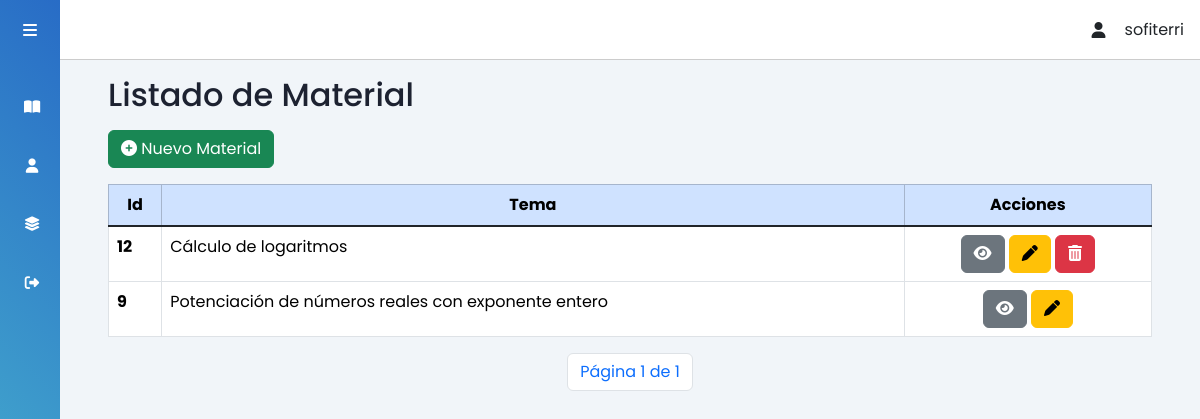
Before: /material/ (signed in) with the older database file.
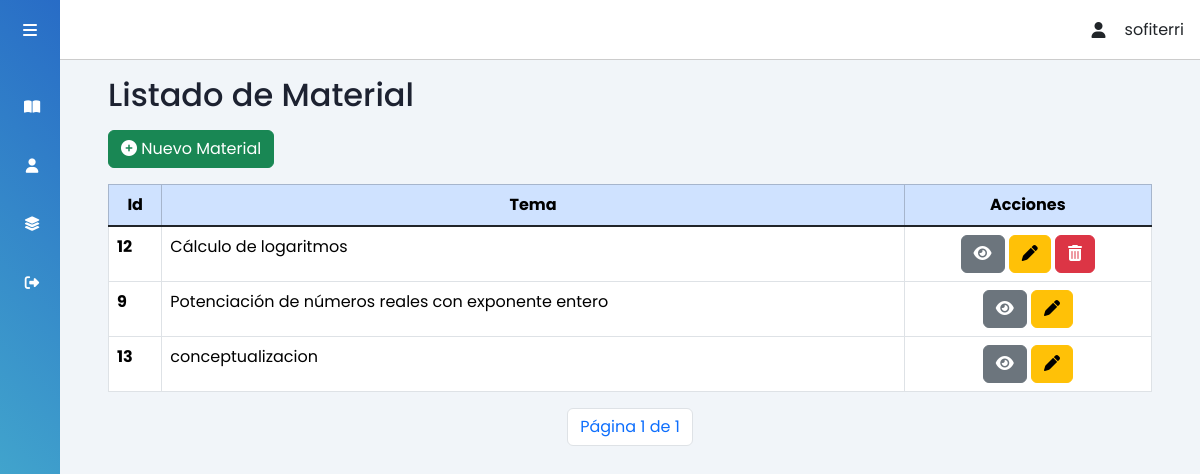
After: the same page with the newer database file.
### tasks/models.py (models this page shows, shortened)
class Material(models.Model):
    enlace = models.URLField()
    archivo_pdf = models.FileField(upload_to='pdfs/', validators=[validate_pdf_extension, validate_pdf_size],
                                   default='default.pdf')
    tema = models.ForeignKey(Tema, on_delete=models.CASCADE)  # Relación de uno a muchos con Tema

class Tema(models.Model):
    nombre = models.CharField(max_length=100)
    contenido = models.ForeignKey(Contenido, on_delete=models.CASCADE)
    def __str__(self):
        return self.nombre

### tasks/views.py (the view)
# urls.py: path('material/', views.vwMaterial, name='material'),
@login_required
def vwMaterial(request):
    material_list = Material.objects.all().order_by('tema')  # Obtener todos los registros de unidades
    paginator = Paginator(material_list, 5)
    page = request.GET.get('page')  # Obtener el número de página de la URL
    try:
        material = paginator.page(page)
    except PageNotAnInteger:
        material = paginator.page(1)
    except EmptyPage:
        material = paginator.page(paginator.num_pages)
    materials_without_exercises = Material.objects.filter(ejercicio__isnull=True)
    return render(request, 'material.html', {'material': material, 'materials_without_exercises': materials_without_exercises})

### tasks/context_processors.py (called while the page is built)
def user_email(request):
    user = request.user
    if user.is_authenticated:
        email = user.email
        username = user.username
        first_name = user.first_name
        last_name = user.last_name
    else:
        email = None
        username = None
        first_name = None
        last_name = None
    return {
        'user_email': email,
        'user_username': username,
        'user_first_name': first_name,
        'user_last_name': last_name
    }

### tasks/templates/material.html (shortened to what this page needs)
{% extends 'profile.html' %}
{% load static %}
{% block content %}
<h2 class="dash-title">Listado de Material</h2>
<section class="row pl-5 w-100">
    <section class="form-group justify-content-center">
        <section class="col-sm-12">
            <button type="button" class="btn btn-success" data-bs-toggle="modal" data-bs-target="#modalRegist-material">
                <i class="fa fa-plus-circle"></i> Nuevo Material
            </button>
            <div id="alertContainer" class="position-absolute top-0 end-0"
                style="padding-top: 20px;padding-right: 10px;">
            </div>
        </section>
    </section>
</section>
<div class="row">
    <div class="col-md-12 tabla-tema mt-3">
        <table class="table table-bordered">
            <thead class="table-primary fixed-column-width">
                <tr class="encabezados-tabla">
                    <th scope="col">Id</th>
                    <th scope="col">Tema</th>
                    <th scope="col">Acciones</th>
                </tr>
            </thead>
            <tbody class="table-group-divider">
                {% if material %}
                {% for m in material %}
                {% if m.ejercicio_set.all.count == 0 %}
                <tr class="cuerpo-tabla" data-id="{{ m.id }}">
                    <th scope="row">{{ m.id }}</th>
                    <td class="nombre-tema">{{ m.tema }}</td>
                    <td class="btnAc">
                        <button type="button" vid="{{ m.id }}" class="btnViewMaterial btn btn-secondary"
                            data-bs-toggle="modal" data-bs-target="#modalView-material">
                            <i class="fa-solid fa-eye"></i>
                        </button>
                        <button type="button" vid="{{ m.id }}" class="btnEditMaterial btn btn-warning"
                            data-bs-toggle="modal" data-bs-target="#modalEdit-material">
                            <i class="fa-solid fa-pen"></i>
                        </button>
                        <a class="btn btn-danger" href="javascript:confi_delet_material({{m.id}});">
                            <i class="fa fa-trash" aria-hidden="true"></i>
                        </a>
                    </td>
                </tr>
                {% endif %}
                {% endfor %}
                {% for m in material %}
                {% if m.ejercicio_set.all.count > 0 %}
                <tr class="cuerpo-tabla" data-id="{{ m.id }}">
                    <th scope="row">{{ m.id }}</th>
                    <td class="nombre-tema">{{ m.tema }}</td>
                    <td class="btnAc">
                        <button type="button" vid="{{ m.id }}" class="btnViewMaterial btn btn-secondary"
                            data-bs-toggle="modal" data-bs-target="#modalView-material">
                            <i class="fa-solid fa-eye"></i>
                        </button>
                        <button type="button" vid="{{ m.id }}" class="btnEditMaterial btn btn-warning"
                            data-bs-toggle="modal" data-bs-target="#modalEdit-material">
                            <i class="fa-solid fa-pen"></i>
                        </button>
                    </td>
                </tr>
                {% endif %}
                {% endfor %}
                {% else %}
                <p>No se encontraron contenidos registrados.</p>
                {% endif %}
            </tbody>
        </table>
        <div class="d-flex justify-content-center mt-3" class="page-link">
            <div class="pagination">
                <li class="page-item"><a class="page-link">
                        Página {{ material.number }} de {{ material.paginator.num_pages }}</a></li>
            </div>
        </div>
    </div>
</div>
{% endblock %}

Changed rows visible on the page:
added Material: id "13", tema "conceptualizacion"
